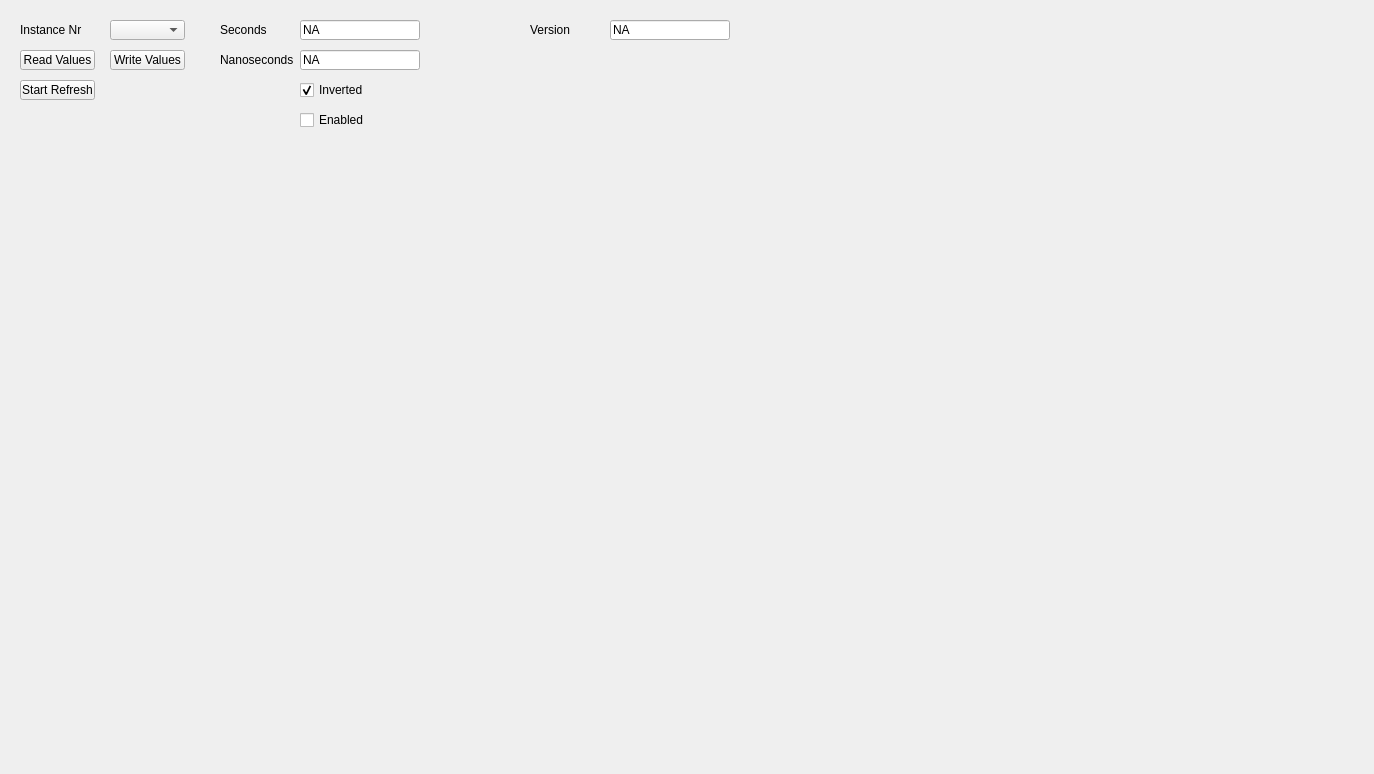
<?xml version="1.0" encoding="UTF-8"?>
<ui version="4.0">
 <class>Ucm_RtcMasterTab</class>
 <widget class="QWidget" name="Ucm_RtcMasterTab">
  <property name="geometry">
   <rect>
    <x>0</x>
    <y>0</y>
    <width>1374</width>
    <height>774</height>
   </rect>
  </property>
  <property name="windowTitle">
   <string>Form</string>
  </property>
  <widget class="QLabel" name="RtcMasterSecondsLabel">
   <property name="geometry">
    <rect>
     <x>220</x>
     <y>20</y>
     <width>80</width>
     <height>20</height>
    </rect>
   </property>
   <property name="text">
    <string>Seconds</string>
   </property>
  </widget>
  <widget class="QPushButton" name="RtcMasterWriteValuesButton">
   <property name="geometry">
    <rect>
     <x>110</x>
     <y>50</y>
     <width>75</width>
     <height>20</height>
    </rect>
   </property>
   <property name="text">
    <string>Write Values</string>
   </property>
  </widget>
  <widget class="QLabel" name="RtcMasterInstanceLabel">
   <property name="geometry">
    <rect>
     <x>20</x>
     <y>20</y>
     <width>80</width>
     <height>20</height>
    </rect>
   </property>
   <property name="text">
    <string>Instance Nr</string>
   </property>
  </widget>
  <widget class="QPushButton" name="RtcMasterAutoRefreshButton">
   <property name="geometry">
    <rect>
     <x>20</x>
     <y>80</y>
     <width>75</width>
     <height>20</height>
    </rect>
   </property>
   <property name="text">
    <string>Start Refresh</string>
   </property>
  </widget>
  <widget class="QLineEdit" name="RtcMasterSecondsValue">
   <property name="geometry">
    <rect>
     <x>300</x>
     <y>20</y>
     <width>120</width>
     <height>20</height>
    </rect>
   </property>
   <property name="text">
    <string>NA</string>
   </property>
  </widget>
  <widget class="QLabel" name="RtcMasterNanosecondsLabel">
   <property name="geometry">
    <rect>
     <x>220</x>
     <y>50</y>
     <width>80</width>
     <height>20</height>
    </rect>
   </property>
   <property name="text">
    <string>Nanoseconds</string>
   </property>
  </widget>
  <widget class="QLineEdit" name="RtcMasterNanosecondsValue">
   <property name="geometry">
    <rect>
     <x>300</x>
     <y>50</y>
     <width>120</width>
     <height>20</height>
    </rect>
   </property>
   <property name="text">
    <string>NA</string>
   </property>
  </widget>
  <widget class="QCheckBox" name="RtcMasterEnableCheckBox">
   <property name="geometry">
    <rect>
     <x>300</x>
     <y>110</y>
     <width>80</width>
     <height>20</height>
    </rect>
   </property>
   <property name="text">
    <string>Enabled</string>
   </property>
  </widget>
  <widget class="QCheckBox" name="RtcMasterInvertedCheckBox">
   <property name="geometry">
    <rect>
     <x>300</x>
     <y>80</y>
     <width>80</width>
     <height>20</height>
    </rect>
   </property>
   <property name="text">
    <string>Inverted</string>
   </property>
   <property name="checked">
    <bool>true</bool>
   </property>
  </widget>
  <widget class="QLabel" name="RtcMasterVersionLabel">
   <property name="geometry">
    <rect>
     <x>530</x>
     <y>20</y>
     <width>80</width>
     <height>20</height>
    </rect>
   </property>
   <property name="text">
    <string>Version</string>
   </property>
  </widget>
  <widget class="QComboBox" name="RtcMasterInstanceComboBox">
   <property name="geometry">
    <rect>
     <x>110</x>
     <y>20</y>
     <width>75</width>
     <height>20</height>
    </rect>
   </property>
  </widget>
  <widget class="QPushButton" name="RtcMasterReadValuesButton">
   <property name="geometry">
    <rect>
     <x>20</x>
     <y>50</y>
     <width>75</width>
     <height>20</height>
    </rect>
   </property>
   <property name="text">
    <string>Read Values</string>
   </property>
  </widget>
  <widget class="QLineEdit" name="RtcMasterVersionValue">
   <property name="enabled">
    <bool>true</bool>
   </property>
   <property name="geometry">
    <rect>
     <x>610</x>
     <y>20</y>
     <width>120</width>
     <height>20</height>
    </rect>
   </property>
   <property name="text">
    <string>NA</string>
   </property>
   <property name="readOnly">
    <bool>true</bool>
   </property>
  </widget>
 </widget>
 <resources/>
 <connections/>
</ui>
